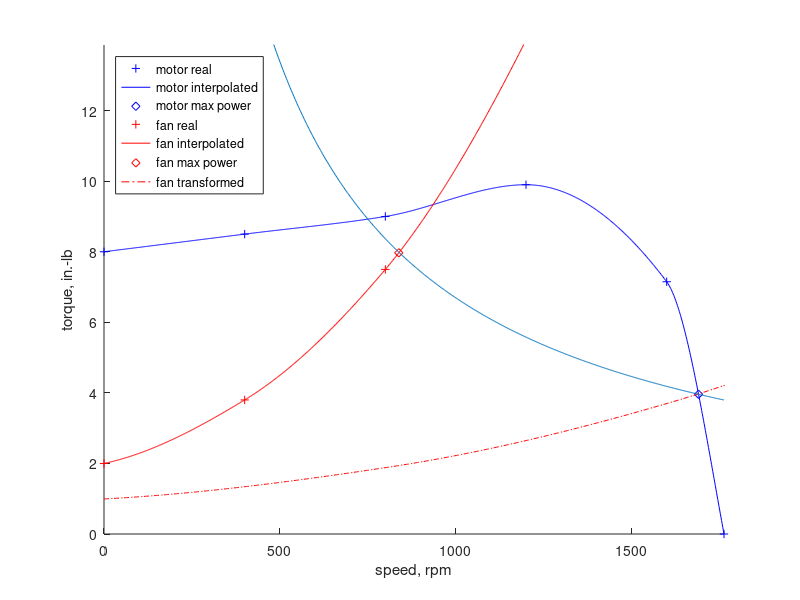

The MATLAB source for this figure: (Note: this script raises an error after producing the figure.)
clc
clear all
close all

motor=[0, 400, 800, 1200, 1600, 1763;
       8, 8.5, 9.0, 9.90, 7.15,    0];

fan=[0, 400, 800, 1200;
     2, 3.8, 7.5,   14];


stepcount = 1000;
speeds = linspace(motor(1), motor(1, end), stepcount);
motorSpline = interp1(motor(1,:), motor(2,:), speeds, 'pchip');
fanSpline = interp1(fan(1,:), fan(2,:), speeds, 'pchip');

[maxPower,maxPower_motorIndex] = max(speeds.*motorSpline.*(motorSpline <= 4));
[~,maxPower_fanIndex] = min(abs(speeds.*fanSpline-maxPower));
maxPower_motorTorque = motorSpline(maxPower_motorIndex);
maxPower_motorSpeed = speeds(maxPower_motorIndex);
maxPower_fanTorque = fanSpline(maxPower_fanIndex);
maxPower_fanSpeed = speeds(maxPower_fanIndex);
beltRatio = maxPower_motorTorque/maxPower_fanTorque;

fprintf('a)\n')
fprintf('  S --> T --> L\n')

fprintf('b)\n')
fprintf('  max power = %f\n', maxPower)
fprintf('  motor speed at max power = %f\n', maxPower_motorSpeed)

fprintf('c)\n')
fprintf('  T = %f\n', beltRatio)
fprintf('  fan speed at max power = %f\n', maxPower_fanSpeed)
fprintf('  fan torque at max power = %f\n', maxPower_fanTorque)

figure(1)
ylabel('torque, in.-lb')
xlabel('speed, rpm')
axis([speeds(1) speeds(1, end), min(motorSpline) max(motorSpline)*1.4])
hold on

plot(motor(1,:), motor(2,:), 'b+')
plot(speeds, motorSpline, 'b-')
plot(speeds(maxPower_motorIndex), motorSpline(maxPower_motorIndex), 'bd')

plot(fan(1,:), fan(2,:), 'r+')
plot(speeds, fanSpline, 'r-')
plot(maxPower_fanSpeed, maxPower_fanTorque, 'rd')
plot(speeds/beltRatio, fanSpline*beltRatio, 'r-.')

plot(speeds, maxPower./speeds)

legend('motor real',...'linear','nearest','pchip',
    'motor interpolated','motor max power', 'fan real',...'linear','nearest','pchip',
    'fan interpolated','fan max power','fan transformed',...
    'Location', 'northwest')
hold off

%d)
img = imread('bondgraph_XD.jpg');
image(img);

%e)
tmax=30;
dt=.1;                                        
k=0;
teta_dot=0;
tvec = 0:dt:tmax;
teta_dots_rpm = zeros(1, length(tvec));
Im = 0.2;
Iv = 1.2;
T = beltRatio;
for t= tvec
    teta_rpm = teta_dot*60/(2*pi);
    motorTorque = interp1(speeds, motorSpline, teta_rpm);
    fanTorque = interp1(speeds/beltRatio, fanSpline*beltRatio, teta_rpm);
    power_dot = motorTorque - fanTorque;
    teta_ddot = power_dot/(Im + T^2*Iv);
    teta_dot = teta_dot + dt*teta_ddot; %Euler
    k=k+1;
    teta_dots_rpm(k) = teta_rpm;
end

figure(2)
clf
hold on 
title('Start-up time to Steady state')
ylabel('(d/dt)\phi_{motor} [rpm]')
xlabel('Time [seconds]')
plot(tvec, teta_dots_rpm)
line([0 max(tvec)],[maxPower_motorSpeed maxPower_motorSpeed],'LineStyle',':')
line([0 max(tvec)],[maxPower_motorSpeed/2 maxPower_motorSpeed/2],'LineStyle',':')
text(5,maxPower_motorSpeed,'Steady state speed','VerticalAlignment','bottom')
text(5,maxPower_motorSpeed/2,'Half of steady_state speed','VerticalAlignment','bottom')
time_half_rpm=interp1(teta_dots_rpm, tvec, maxPower_motorSpeed/2);
line([time_half_rpm time_half_rpm],[0 maxPower_motorSpeed/2],'LineStyle','-.')
text(time_half_rpm, maxPower_motorSpeed/4,['\leftarrow Time to reach half of steady state speed = '...
      num2str(time_half_rpm) 'seconds'],'Fontweight','bold')
